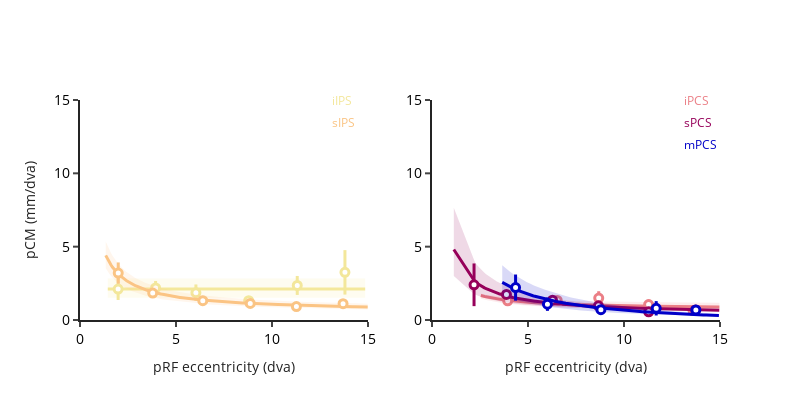
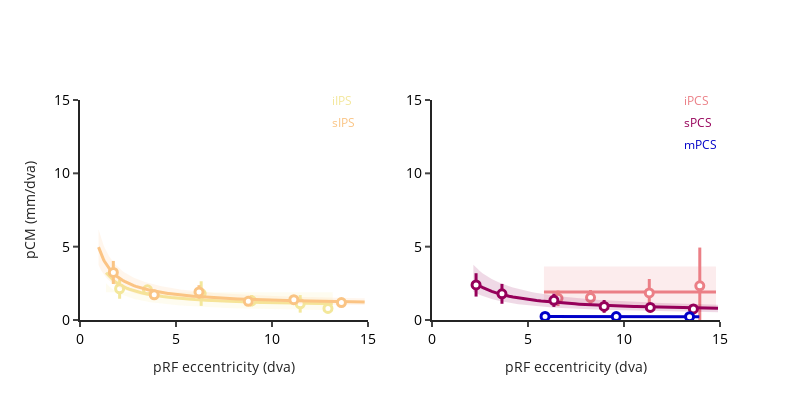

The notebook cell saved with these charts, in order:
### Code cell
categories_to_plot = ['vision',  'vision_and_pursuit_and_saccade']
for categorie_to_plot in categories_to_plot:
    df_categorie = data.loc[data.stats_final == categorie_to_plot]
    fig2 = prf_ecc_pcm_plot(df_categorie, subject, fig_height=400, fig_width=800, ecc_th=ecc_th, pcm_th=pcm_th, rsq_th=rsq_th)
    fig2.write_image("/Users/uriel/Downloads/{}_{}_ecc_pcm.pdf".format(subject,categorie_to_plot))
    fig2.show()

### Figure 1 — Plotly figure (JSON) as saved in the notebook; plotly's stock layout.template omitted (floating-point values rounded to 4 significant figures; data arrays with more than 128 entries replaced by an {"elided": "..."} marker saying what was removed)
{"data": [{"legendgroup": "iIPS", "line": {"color": "rgb(243, 231, 155)", "width": 3}, "mode": "lines", "name": "iIPS", "showlegend": false, "type": "scatter", "x": {"elided": "313 float values"}, "xaxis": "x", "y": {"elided": "313 float values"}, "yaxis": "y"}, {"fill": "toself", "fillcolor": "rgba(243, 231, 155, 0.15)", "line": {"color": "rgba(243, 231, 155, 0.15)", "width": 0}, "mode": "lines", "showlegend": false, "type": "scatter", "x": {"elided": "626 float values"}, "xaxis": "x", "y": {"elided": "626 float values"}, "yaxis": "y"}, {"error_y": {"array": [0.7452, 0.4746, 0.5583, 0.2565, 0.6468, 1.515], "color": "rgb(243, 231, 155)", "thickness": 3, "type": "data", "visible": true, "width": 0}, "marker": {"color": "white", "line": {"color": "rgb(243, 231, 155)", "width": 3}, "size": 8}, "mode": "markers", "showlegend": false, "type": "scatter", "x": [1.985, 3.937, 6.037, 8.787, 11.32, 13.8], "xaxis": "x", "y": [2.111, 2.188, 1.866, 1.313, 2.356, 3.249], "yaxis": "y"}, {"legendgroup": "sIPS", "line": {"color": "rgb(250, 196, 132)", "width": 3}, "mode": "lines", "name": "sIPS", "showlegend": false, "type": "scatter", "x": {"elided": "674 float values"}, "xaxis": "x", "y": {"elided": "674 float values"}, "yaxis": "y"}, {"fill": "toself", "fillcolor": "rgba(250, 196, 132, 0.15)", "line": {"color": "rgba(250, 196, 132, 0.15)", "width": 0}, "mode": "lines", "showlegend": false, "type": "scatter", "x": {"elided": "1348 float values"}, "xaxis": "x", "y": {"elided": "1348 float values"}, "yaxis": "y"}, {"error_y": {"array": [0.7221, 0.3029, 0.2445, 0.2992, 0.188, 0.2893], "color": "rgb(250, 196, 132)", "thickness": 3, "type": "data", "visible": true, "width": 0}, "marker": {"color": "white", "line": {"color": "rgb(250, 196, 132)", "width": 3}, "size": 8}, "mode": "markers", "showlegend": false, "type": "scatter", "x": [1.992, 3.786, 6.395, 8.867, 11.27, 13.7], "xaxis": "x", "y": [3.202, 1.837, 1.314, 1.129, 0.9179, 1.115], "yaxis": "y"}, {"legendgroup": "iPCS", "line": {"color": "rgb(235, 127, 134)", "width": 3}, "mode": "lines", "name": "iPCS", "showlegend": false, "type": "scatter", "x": {"elided": "141 float values"}, "xaxis": "x2", "y": {"elided": "141 float values"}, "yaxis": "y2"}, {"fill": "toself", "fillcolor": "rgba(235, 127, 134, 0.15)", "line": {"color": "rgba(235, 127, 134, 0.15)", "width": 0}, "mode": "lines", "showlegend": false, "type": "scatter", "x": {"elided": "282 float values"}, "xaxis": "x2", "y": {"elided": "282 float values"}, "yaxis": "y2"}, {"error_y": {"array": [null, 0.2008, 0.2992, 0.4679, 0.3312, 0.1382], "color": "rgb(235, 127, 134)", "thickness": 3, "type": "data", "visible": true, "width": 0}, "marker": {"color": "white", "line": {"color": "rgb(235, 127, 134)", "width": 3}, "size": 8}, "mode": "markers", "showlegend": false, "type": "scatter", "x": [null, 3.942, 6.521, 8.684, 11.28, 13.6], "xaxis": "x2", "y": [null, 1.306, 1.33, 1.494, 1.055, 0.645], "yaxis": "y2"}, {"legendgroup": "sPCS", "line": {"color": "rgb(150,0,90)", "width": 3}, "mode": "lines", "name": "sPCS", "showlegend": false, "type": "scatter", "x": {"elided": "464 float values"}, "xaxis": "x2", "y": {"elided": "464 float values"}, "yaxis": "y2"}, {"fill": "toself", "fillcolor": "rgba(150,0,90, 0.15)", "line": {"color": "rgba(150,0,90, 0.15)", "width": 0}, "mode": "lines", "showlegend": false, "type": "scatter", "x": {"elided": "928 float values"}, "xaxis": "x2", "y": {"elided": "928 float values"}, "yaxis": "y2"}, {"error_y": {"array": [1.455, 0.304, 0.2551, 0.1872, 0.08755, 0.1494], "color": "rgb(150,0,90)", "thickness": 3, "type": "data", "visible": true, "width": 0}, "marker": {"color": "white", "line": {"color": "rgb(150,0,90)", "width": 3}, "size": 8}, "mode": "markers", "showlegend": false, "type": "scatter", "x": [2.19, 3.878, 6.277, 8.669, 11.28, 13.73], "xaxis": "x2", "y": [2.4, 1.74, 1.354, 0.9678, 0.5609, 0.69], "yaxis": "y2"}, {"legendgroup": "mPCS", "line": {"color": "rgb(0,0,200)", "width": 3}, "mode": "lines", "name": "mPCS", "showlegend": false, "type": "scatter", "x": [3.657, 3.83, 4.034, 4.264, 4.466, 4.523, 4.623, 4.827, 4.95, 5.13, 5.156, 5.167, 5.257, 5.307, 5.892, 6.332, 6.339, 6.442, 6.462, 6.466, 6.967, 7.245, 7.602, 7.619, 7.755, 7.758, 7.93, 8.194, 8.443, 8.457, 8.505, 8.77, 8.908, 9.016, 9.238, 9.304, 9.347, 9.376, 9.415, 9.418, 9.437, 9.471, 9.67, 9.907, 10.34, 10.39, 10.55, 10.95, 11.5, 11.51, 11.55, 11.56, 11.58, 11.61, 11.71, 11.74, 11.81, 12.01, 12.04, 12.1, 12.2, 12.22, 12.24, 12.41, 12.43, 12.44, 12.53, 12.55, 12.6, 12.63, 12.64, 12.78, 12.82, 12.88, 13.05, 13.15, 13.18, 13.2, 13.29, 13.34, 13.47, 13.47, 13.6, 13.67, 13.75, 13.87, 13.89, 13.98, 14.04, 14.08, 14.13, 14.13, 14.29, 14.32, 14.33, 14.49, 14.55, 14.56, 14.6, 14.8, 14.86, 14.87, 14.89, 14.94], "xaxis": "x2", "y": [2.568, 2.433, 2.287, 2.141, 2.025, 1.993, 1.941, 1.841, 1.784, 1.706, 1.695, 1.691, 1.654, 1.635, 1.429, 1.3, 1.298, 1.27, 1.265, 1.264, 1.142, 1.081, 1.01, 1.007, 0.9814, 0.9809, 0.9502, 0.9057, 0.8662, 0.8639, 0.8566, 0.8176, 0.7982, 0.7835, 0.7542, 0.7457, 0.7402, 0.7366, 0.7319, 0.7314, 0.7291, 0.7249, 0.701, 0.6739, 0.6276, 0.6221, 0.606, 0.5679, 0.5199, 0.5198, 0.5162, 0.5155, 0.514, 0.5111, 0.5029, 0.5011, 0.495, 0.4798, 0.4772, 0.4727, 0.4653, 0.4643, 0.4628, 0.45, 0.4491, 0.448, 0.4419, 0.4405, 0.437, 0.4348, 0.4342, 0.4244, 0.4219, 0.418, 0.4068, 0.4004, 0.3984, 0.3971, 0.3915, 0.3884, 0.3809, 0.3805, 0.3731, 0.3685, 0.3641, 0.3571, 0.3561, 0.3508, 0.3475, 0.3453, 0.3426, 0.3424, 0.3339, 0.3322, 0.3318, 0.323, 0.3202, 0.3197, 0.3175, 0.3073, 0.3044, 0.3037, 0.3029, 0.3003], "yaxis": "y2"}, {"fill": "toself", "fillcolor": "rgba(0,0,200, 0.15)", "line": {"color": "rgba(0,0,200, 0.15)", "width": 0}, "mode": "lines", "showlegend": false, "type": "scatter", "x": {"elided": "208 float values"}, "xaxis": "x2", "y": {"elided": "208 float values"}, "yaxis": "y2"}, {"error_y": {"array": [null, 0.8912, 0.4537, 0.1742, 0.4902, 0.195], "color": "rgb(0,0,200)", "thickness": 3, "type": "data", "visible": true, "width": 0}, "marker": {"color": "white", "line": {"color": "rgb(0,0,200)", "width": 3}, "size": 8}, "mode": "markers", "showlegend": false, "type": "scatter", "x": [null, 4.353, 6.012, 8.797, 11.68, 13.74], "xaxis": "x2", "y": [null, 2.209, 1.078, 0.7054, 0.7974, 0.6877], "yaxis": "y2"}], "layout": {"annotations": [{"font": {"color": "rgb(243, 231, 155)", "size": 12}, "showarrow": false, "text": "iIPS", "x": 13, "xanchor": "left", "xref": "x", "y": 15, "yref": "y"}, {"font": {"color": "rgb(250, 196, 132)", "size": 12}, "showarrow": false, "text": "sIPS", "x": 13, "xanchor": "left", "xref": "x", "y": 13.5, "yref": "y"}, {"font": {"color": "rgb(235, 127, 134)", "size": 12}, "showarrow": false, "text": "iPCS", "x": 13, "xanchor": "left", "xref": "x2", "y": 15, "yref": "y2"}, {"font": {"color": "rgb(150,0,90)", "size": 12}, "showarrow": false, "text": "sPCS", "x": 13, "xanchor": "left", "xref": "x2", "y": 13.5, "yref": "y2"}, {"font": {"color": "rgb(0,0,200)", "size": 12}, "showarrow": false, "text": "mPCS", "x": 13, "xanchor": "left", "xref": "x2", "y": 12, "yref": "y2"}], "height": 400, "showlegend": false, "width": 800, "xaxis": {"anchor": "y", "domain": [0, 0.45], "linewidth": 2, "range": [0, 15], "tickfont": {"color": "black", "size": 14}, "tickwidth": 2, "title": {"text": "pRF eccentricity (dva)"}, "type": "linear"}, "xaxis2": {"anchor": "y2", "domain": [0.55, 1], "linewidth": 2, "range": [0, 15], "tickfont": {"color": "black", "size": 14}, "tickwidth": 2, "title": {"text": "pRF eccentricity (dva)"}, "type": "linear"}, "yaxis": {"anchor": "x", "domain": [0, 1], "linewidth": 2, "range": [0, 15], "tickfont": {"color": "black", "size": 14}, "tickwidth": 2, "title": {"text": "pCM (mm/dva)"}, "type": "linear"}, "yaxis2": {"anchor": "x2", "domain": [0, 1], "linewidth": 2, "range": [0, 15], "tickfont": {"color": "black", "size": 14}, "tickwidth": 2, "type": "linear"}}}

### Figure 2 — Plotly figure (JSON) as saved in the notebook; plotly's stock layout.template omitted (floating-point values rounded to 4 significant figures; data arrays with more than 128 entries replaced by an {"elided": "..."} marker saying what was removed)
{"data": [{"legendgroup": "iIPS", "line": {"color": "rgb(243, 231, 155)", "width": 3}, "mode": "lines", "name": "iIPS", "showlegend": false, "type": "scatter", "x": [1.354, 1.673, 1.812, 2.051, 2.226, 2.455, 2.462, 2.476, 2.621, 2.626, 2.715, 2.758, 2.837, 2.841, 2.882, 3.121, 3.194, 3.424, 3.536, 3.576, 3.654, 3.695, 3.889, 3.961, 4.23, 4.263, 4.315, 4.746, 4.878, 5.089, 5.247, 5.296, 5.315, 5.474, 5.888, 5.985, 6.563, 6.895, 7.053, 7.281, 7.3, 7.468, 7.499, 7.54, 7.651, 7.973, 8.308, 8.642, 8.867, 8.989, 9.147, 9.181, 9.405, 9.521, 9.551, 9.611, 9.731, 9.928, 10.53, 10.67, 11.19, 12.04, 12.17, 12.21, 12.52, 12.8, 12.96, 13.12, 13.16], "xaxis": "x", "y": [3.217, 2.767, 2.621, 2.415, 2.292, 2.159, 2.155, 2.147, 2.076, 2.074, 2.034, 2.016, 1.983, 1.982, 1.966, 1.881, 1.858, 1.79, 1.761, 1.751, 1.731, 1.722, 1.679, 1.664, 1.612, 1.607, 1.598, 1.53, 1.512, 1.485, 1.466, 1.46, 1.458, 1.441, 1.4, 1.391, 1.344, 1.32, 1.31, 1.296, 1.295, 1.285, 1.283, 1.281, 1.275, 1.258, 1.242, 1.227, 1.217, 1.212, 1.206, 1.205, 1.197, 1.193, 1.192, 1.189, 1.185, 1.179, 1.161, 1.156, 1.143, 1.122, 1.119, 1.119, 1.112, 1.107, 1.103, 1.1, 1.1], "yaxis": "y"}, {"fill": "toself", "fillcolor": "rgba(243, 231, 155, 0.15)", "line": {"color": "rgba(243, 231, 155, 0.15)", "width": 0}, "mode": "lines", "showlegend": false, "type": "scatter", "x": {"elided": "138 float values"}, "xaxis": "x", "y": {"elided": "138 float values"}, "yaxis": "y"}, {"error_y": {"array": [0.6816, 0.2988, 0.8377, 0.384, 0.5986, 0.3256], "color": "rgb(243, 231, 155)", "thickness": 3, "type": "data", "visible": true, "width": 0}, "marker": {"color": "white", "line": {"color": "rgb(243, 231, 155)", "width": 3}, "size": 8}, "mode": "markers", "showlegend": false, "type": "scatter", "x": [2.064, 3.513, 6.311, 8.936, 11.47, 12.91], "xaxis": "x", "y": [2.131, 2.059, 1.803, 1.31, 1.1, 0.7921], "yaxis": "y"}, {"legendgroup": "sIPS", "line": {"color": "rgb(250, 196, 132)", "width": 3}, "mode": "lines", "name": "sIPS", "showlegend": false, "type": "scatter", "x": {"elided": "489 float values"}, "xaxis": "x", "y": {"elided": "489 float values"}, "yaxis": "y"}, {"fill": "toself", "fillcolor": "rgba(250, 196, 132, 0.15)", "line": {"color": "rgba(250, 196, 132, 0.15)", "width": 0}, "mode": "lines", "showlegend": false, "type": "scatter", "x": {"elided": "978 float values"}, "xaxis": "x", "y": {"elided": "978 float values"}, "yaxis": "y"}, {"error_y": {"array": [0.786, 0.2795, 0.4599, 0.1936, 0.2859, 0.2559], "color": "rgb(250, 196, 132)", "thickness": 3, "type": "data", "visible": true, "width": 0}, "marker": {"color": "white", "line": {"color": "rgb(250, 196, 132)", "width": 3}, "size": 8}, "mode": "markers", "showlegend": false, "type": "scatter", "x": [1.736, 3.865, 6.198, 8.764, 11.14, 13.62], "xaxis": "x", "y": [3.242, 1.719, 1.915, 1.277, 1.384, 1.187], "yaxis": "y"}, {"legendgroup": "iPCS", "line": {"color": "rgb(235, 127, 134)", "width": 3}, "mode": "lines", "name": "iPCS", "showlegend": false, "type": "scatter", "x": [5.832, 5.985, 6.124, 6.681, 6.81, 7.23, 7.281, 7.516, 7.599, 7.701, 8.121, 8.287, 8.477, 8.485, 8.857, 9.268, 10.23, 10.46, 10.6, 10.78, 11.22, 11.22, 11.93, 12.04, 12.26, 12.43, 12.87, 13.62, 14.1, 14.36, 14.79], "xaxis": "x2", "y": [1.901, 1.901, 1.901, 1.901, 1.901, 1.901, 1.901, 1.901, 1.901, 1.901, 1.901, 1.901, 1.901, 1.901, 1.901, 1.901, 1.901, 1.901, 1.901, 1.901, 1.901, 1.901, 1.901, 1.901, 1.901, 1.901, 1.901, 1.901, 1.901, 1.901, 1.901], "yaxis": "y2"}, {"fill": "toself", "fillcolor": "rgba(235, 127, 134, 0.15)", "line": {"color": "rgba(235, 127, 134, 0.15)", "width": 0}, "mode": "lines", "showlegend": false, "type": "scatter", "x": [5.832, 5.985, 6.124, 6.681, 6.81, 7.23, 7.281, 7.516, 7.599, 7.701, 8.121, 8.287, 8.477, 8.485, 8.857, 9.268, 10.23, 10.46, 10.6, 10.78, 11.22, 11.22, 11.93, 12.04, 12.26, 12.43, 12.87, 13.62, 14.1, 14.36, 14.79, 14.79, 14.36, 14.1, 13.62, 12.87, 12.43, 12.26, 12.04, 11.93, 11.22, 11.22, 10.78, 10.6, 10.46, 10.23, 9.268, 8.857, 8.485, 8.477, 8.287, 8.121, 7.701, 7.599, 7.516, 7.281, 7.23, 6.81, 6.681, 6.124, 5.985, 5.832], "xaxis": "x2", "y": [3.644, 3.644, 3.644, 3.644, 3.644, 3.644, 3.644, 3.644, 3.644, 3.644, 3.644, 3.644, 3.644, 3.644, 3.644, 3.644, 3.644, 3.644, 3.644, 3.644, 3.644, 3.644, 3.644, 3.644, 3.644, 3.644, 3.644, 3.644, 3.644, 3.644, 3.644, 0.6788, 0.6889, 0.6952, 0.7075, 0.7289, 0.7425, 0.7479, 0.7554, 0.7589, 0.7852, 0.7855, 0.8035, 0.811, 0.8172, 0.8281, 0.8783, 0.9031, 0.9276, 0.9282, 0.9416, 0.9538, 0.987, 0.9956, 1.003, 1.024, 1.029, 1.071, 1.085, 1.153, 1.171, 1.193], "yaxis": "y2"}, {"error_y": {"array": [null, null, 0.5317, 0.52, 0.9458, 2.605], "color": "rgb(235, 127, 134)", "thickness": 3, "type": "data", "visible": true, "width": 0}, "marker": {"color": "white", "line": {"color": "rgb(235, 127, 134)", "width": 3}, "size": 8}, "mode": "markers", "showlegend": false, "type": "scatter", "x": [null, null, 6.563, 8.257, 11.32, 13.95], "xaxis": "x2", "y": [null, null, 1.479, 1.527, 1.849, 2.333], "yaxis": "y2"}, {"legendgroup": "sPCS", "line": {"color": "rgb(150,0,90)", "width": 3}, "mode": "lines", "name": "sPCS", "showlegend": false, "type": "scatter", "x": [2.155, 2.284, 2.447, 2.534, 2.65, 3.004, 3.109, 3.465, 3.475, 3.506, 3.558, 3.666, 3.678, 4.019, 4.219, 4.488, 4.64, 4.65, 5.236, 5.387, 5.448, 5.685, 6.001, 6.005, 6.171, 6.263, 6.733, 6.848, 7.04, 7.234, 7.392, 7.443, 7.669, 7.827, 8.742, 8.805, 9.303, 9.714, 9.77, 9.897, 10.02, 10.04, 10.28, 10.51, 10.64, 10.77, 10.95, 11.2, 11.32, 11.39, 11.47, 11.57, 11.66, 11.92, 11.95, 12.14, 12.24, 12.42, 12.44, 12.44, 12.64, 12.72, 12.77, 13.15, 13.31, 13.81, 14.14, 14.31, 14.4, 14.9], "xaxis": "x2", "y": [2.602, 2.482, 2.35, 2.285, 2.207, 2.005, 1.953, 1.803, 1.799, 1.787, 1.768, 1.731, 1.727, 1.621, 1.568, 1.503, 1.47, 1.468, 1.358, 1.334, 1.324, 1.29, 1.247, 1.247, 1.226, 1.216, 1.165, 1.153, 1.135, 1.118, 1.105, 1.1, 1.082, 1.07, 1.009, 1.006, 0.9781, 0.9573, 0.9546, 0.9486, 0.9428, 0.9422, 0.9315, 0.9216, 0.9166, 0.9113, 0.9046, 0.895, 0.8909, 0.8882, 0.8854, 0.8822, 0.8791, 0.8707, 0.8695, 0.8637, 0.8604, 0.8552, 0.8546, 0.8545, 0.8489, 0.8465, 0.8451, 0.8348, 0.8306, 0.8182, 0.8106, 0.8068, 0.8048, 0.7942], "yaxis": "y2"}, {"fill": "toself", "fillcolor": "rgba(150,0,90, 0.15)", "line": {"color": "rgba(150,0,90, 0.15)", "width": 0}, "mode": "lines", "showlegend": false, "type": "scatter", "x": {"elided": "140 float values"}, "xaxis": "x2", "y": {"elided": "140 float values"}, "yaxis": "y2"}, {"error_y": {"array": [0.7963, 0.6768, 0.4502, 0.4356, 0.2418, 0.1894], "color": "rgb(150,0,90)", "thickness": 3, "type": "data", "visible": true, "width": 0}, "marker": {"color": "white", "line": {"color": "rgb(150,0,90)", "width": 3}, "size": 8}, "mode": "markers", "showlegend": false, "type": "scatter", "x": [2.295, 3.644, 6.349, 8.966, 11.37, 13.61], "xaxis": "x2", "y": [2.394, 1.783, 1.342, 0.9271, 0.8588, 0.757], "yaxis": "y2"}, {"legendgroup": "mPCS", "line": {"color": "rgb(0,0,200)", "width": 3}, "mode": "lines", "name": "mPCS", "showlegend": false, "type": "scatter", "x": [5.889, 9.595, 12.58, 13.73, 13.92], "xaxis": "x2", "y": [0.243, 0.2336, 0.2301, 0.2291, 0.229], "yaxis": "y2"}, {"fill": "toself", "fillcolor": "rgba(0,0,200, 0.15)", "line": {"color": "rgba(0,0,200, 0.15)", "width": 0}, "mode": "lines", "showlegend": false, "type": "scatter", "x": [5.889, 9.595, 12.58, 13.73, 13.92, 13.92, 13.73, 12.58, 9.595, 5.889], "xaxis": "x2", "y": [0.2514, 0.2514, 0.2514, 0.2514, 0.2514, 0.1801, 0.1808, 0.1857, 0.2037, 0.2515], "yaxis": "y2"}, {"error_y": {"array": [null, null, 0, 0, null, 0.09362], "color": "rgb(0,0,200)", "thickness": 3, "type": "data", "visible": true, "width": 0}, "marker": {"color": "white", "line": {"color": "rgb(0,0,200)", "width": 3}, "size": 8}, "mode": "markers", "showlegend": false, "type": "scatter", "x": [null, null, 5.889, 9.595, null, 13.41], "xaxis": "x2", "y": [null, null, 0.2431, 0.2335, null, 0.2296], "yaxis": "y2"}], "layout": {"annotations": [{"font": {"color": "rgb(243, 231, 155)", "size": 12}, "showarrow": false, "text": "iIPS", "x": 13, "xanchor": "left", "xref": "x", "y": 15, "yref": "y"}, {"font": {"color": "rgb(250, 196, 132)", "size": 12}, "showarrow": false, "text": "sIPS", "x": 13, "xanchor": "left", "xref": "x", "y": 13.5, "yref": "y"}, {"font": {"color": "rgb(235, 127, 134)", "size": 12}, "showarrow": false, "text": "iPCS", "x": 13, "xanchor": "left", "xref": "x2", "y": 15, "yref": "y2"}, {"font": {"color": "rgb(150,0,90)", "size": 12}, "showarrow": false, "text": "sPCS", "x": 13, "xanchor": "left", "xref": "x2", "y": 13.5, "yref": "y2"}, {"font": {"color": "rgb(0,0,200)", "size": 12}, "showarrow": false, "text": "mPCS", "x": 13, "xanchor": "left", "xref": "x2", "y": 12, "yref": "y2"}], "height": 400, "showlegend": false, "width": 800, "xaxis": {"anchor": "y", "domain": [0, 0.45], "linewidth": 2, "range": [0, 15], "tickfont": {"color": "black", "size": 14}, "tickwidth": 2, "title": {"text": "pRF eccentricity (dva)"}, "type": "linear"}, "xaxis2": {"anchor": "y2", "domain": [0.55, 1], "linewidth": 2, "range": [0, 15], "tickfont": {"color": "black", "size": 14}, "tickwidth": 2, "title": {"text": "pRF eccentricity (dva)"}, "type": "linear"}, "yaxis": {"anchor": "x", "domain": [0, 1], "linewidth": 2, "range": [0, 15], "tickfont": {"color": "black", "size": 14}, "tickwidth": 2, "title": {"text": "pCM (mm/dva)"}, "type": "linear"}, "yaxis2": {"anchor": "x2", "domain": [0, 1], "linewidth": 2, "range": [0, 15], "tickfont": {"color": "black", "size": 14}, "tickwidth": 2, "type": "linear"}}}
